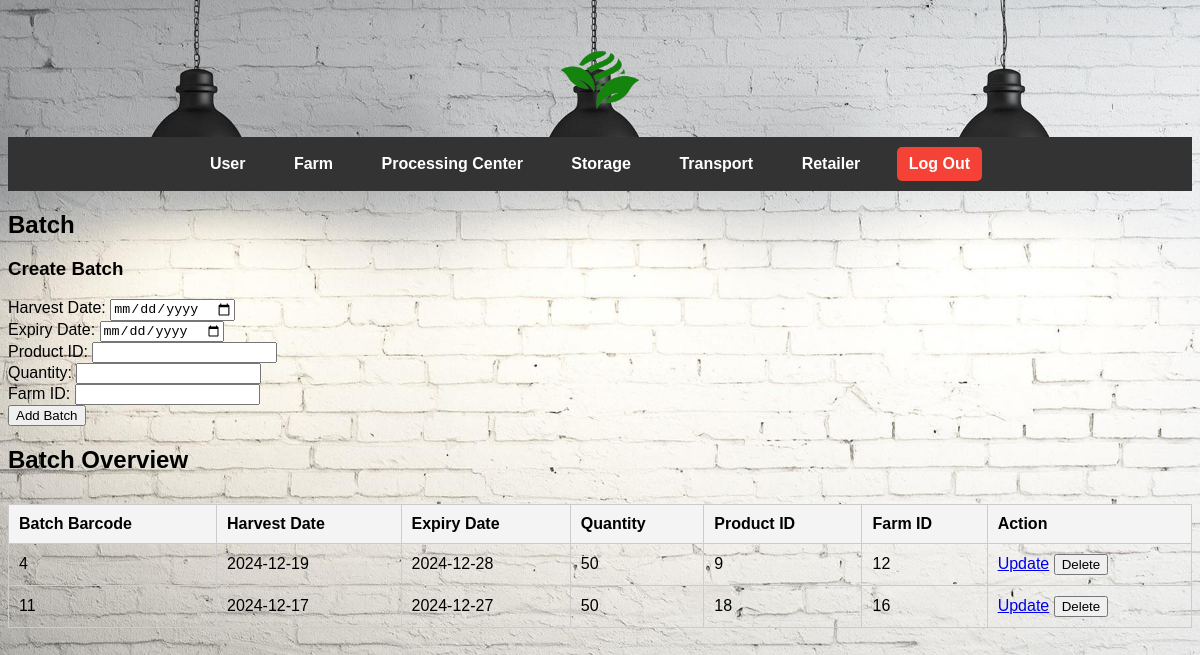
The app's page /admin_farm_batch.php with its own data.
### tables this page shows
CREATE TABLE `tblbatch` (
  `Batch Barcode` int(13) NOT NULL,
  `Harvest Date` date NOT NULL,
  `Expiry Date` date NOT NULL,
  `Quantity` int(7) NOT NULL,
  `Product ID` int(7) NOT NULL,
  `Farm ID` int(7) NOT NULL
);

### admin_farm_batch.php (the view, shortened to what this page needs)
<!DOCTYPE html>
<html lang="en">
<head>
    <link rel="stylesheet" href="admin_style.css">
</head>
<body class="admin-page">
    <header>
        <img src="logo.png" alt="Logo" class="logo">
        <nav class="navbar">
            <ul>
                <li><a href="admin_user.php">User</a></li>
                <li><a href="#" class="dropdown">Farm</a>
                    </li>
                <li>
                    <a href="#" class="dropdown">Processing Center</a>
                </li>
                <li><a href="#storage">Storage</a></li>
                <li><a href="#transport">Transport</a></li>
                <li><a href="#retailer">Retailer</a></li>
                <li><a href="starting_page.php" class="btn-logout">Log Out</a></li>
            </ul>
        </nav>
        <div class="dashboard">
        <h2>Batch</h2>
        <div class="inspection-filters">
            <h3>Create Batch</h3>
            <form id="addBatchForm" action="admin_farm_batch.php" method="POST">
                <div class="form-group">
                    <div class="input-row">
                        <label for="harvestDate">Harvest Date:</label>
                        <input type="date" id="harvestDate" name="harvestDate" required>
                    </div>
                    <div class="input-row">
                        <label for="expireyDate">Expiry Date:</label>
                        <input type="date" id="expireyDate" name="expireyDate" required>
                    </div>
                </div>
                <div class="form-group">
                    <div class="input-row">
                        <label for="productID">Product ID:</label>
                        <input type="text" id="productID" name="productID" required>
                    </div>
                    <div class="input-row">
                        <label for="quantity">Quantity:</label>
                        <input type="number" id="quantity" name="quantity" min="1" required>
                    </div>
                </div>
                <div class="form-group">
                    <div class="input-row">
                        <label for="farmID">Farm ID:</label>
                        <input type="text" id="farmID" name="farmID" required>
                    </div>
                </div>
                <button class="btn" type="submit"><i class="fa fa-plus" aria-hidden="true"></i> Add Batch</button>
            </form>
        </div>
        <div class="table-container">
            <h2>Batch Overview</h2>
            <table id="batchTable">
                <thead>
                    <tr>
                        <th>Batch Barcode</th>
                        <th>Harvest Date</th>
                        <th>Expiry Date</th>
                        <th>Quantity</th>
                        <th>Product ID</th>
                        <th>Farm ID</th>
                        <th>Action</th>
                    </tr>
                </thead>
                <tbody>
                    <?php
                    $conn = new mysqli('localhost', 'root', '', 'crud');
                    $sql = "SELECT * FROM tblbatch";
                    $result = $conn->query($sql);
                    if ($result->num_rows > 0) {
                        while ($row = $result->fetch_assoc()) {
                            echo "<tr>
                                <td>{$row['Batch Barcode']}</td>
                                <td>{$row['Harvest Date']}</td>
                                <td>{$row['Expiry Date']}</td>
                                <td>{$row['Quantity']}</td>
                                <td>{$row['Product ID']}</td>
                                <td>{$row['Farm ID']}</td>
                                <td>
                                    <a href='admin_farm_batch_update.php?barcode={$row['Batch Barcode']}' class='btn update-btn'>Update</a>
                                    <button onclick=\"confirmDelete('{$row['Batch Barcode']}')\" class='btn delete-btn'>Delete</button>
                                </td>
                            </tr>";
                        }
                    } else {
                        echo "<tr><td colspan='7'>No records found</td></tr>";
                    }
                    ?>
                </tbody>
            </table>
        </div>
    </div>
</body>
</html>

### admin_style.css (style rules this page uses)
body { color: black; font-family: Arial, sans-serif; background: url('admin_bg.jpg') no-repeat center center fixed; background-size: cover; }
.navbar { background-color: #333; padding: 10px; text-align: center; }
.navbar ul { list-style-type: none; margin: 0; padding: 0; }
.navbar li { display: inline-block; margin-right: 20px; position: relative; }
.navbar a { color: white; text-decoration: none; font-weight: bold; padding: 8px 12px; display: inline-block; }
header .logo { display: block; margin: 20px auto; max-width: 120px; height: auto; }
table { width: 100%; margin-top: 30px; border-collapse: collapse; }
table th, table td { padding: 10px; border: 1px solid #ccc; text-align: left; }
table th { background-color: #f4f4f4; }
.btn-logout { background-color: #f44336; color: white; padding: 5px 15px; text-decoration: none; border-radius: 5px; }

### records on screen
tblbatch: Batch Barcode "4", Harvest Date "2024-12-19", Expiry Date "2024-12-28", Quantity "50", Product ID "9", Farm ID "12"
tblbatch: Batch Barcode "11", Harvest Date "2024-12-17", Expiry Date "2024-12-27", Quantity "50", Product ID "18", Farm ID "16"
